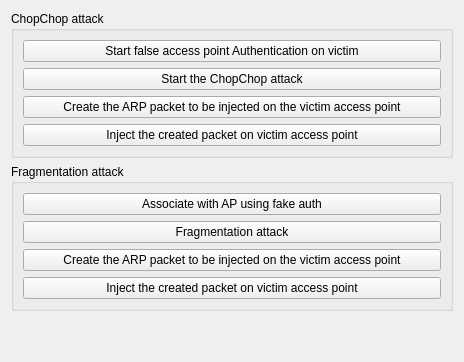
          <widget class="QWidget" name="page2">
           <property name="geometry">
            <rect>
             <x>0</x>
             <y>0</y>
             <width>464</width>
             <height>362</height>
            </rect>
           </property>
           <attribute name="label">
            <string>WEP Attacks (no-client)</string>
           </attribute>
           <layout class="QGridLayout">
            <item row="3" column="0">
             <spacer name="spacer22_2_2">
              <property name="orientation">
               <enum>Qt::Vertical</enum>
              </property>
              <property name="sizeType">
               <enum>QSizePolicy::Expanding</enum>
              </property>
              <property name="sizeHint" stdset="0">
               <size>
                <width>41</width>
                <height>20</height>
               </size>
              </property>
             </spacer>
            </item>
            <item row="2" column="0">
             <widget class="QGroupBox" name="buttonGroup1_2_3">
              <property name="title">
               <string>Fragmentation attack</string>
              </property>
              <layout class="QVBoxLayout">
               <item>
                <widget class="QPushButton" name="button_wep_assoc_fake_auth_frag">
                 <property name="text">
                  <string>Associate with AP using fake auth</string>
                 </property>
                </widget>
               </item>
               <item>
                <widget class="QPushButton" name="button_wep_start_frag">
                 <property name="text">
                  <string>Fragmentation attack</string>
                 </property>
                </widget>
               </item>
               <item>
                <widget class="QPushButton" name="button_wep_create_arp_frag">
                 <property name="text">
                  <string>Create the ARP packet to be injected on the victim access point</string>
                 </property>
                </widget>
               </item>
               <item>
                <widget class="QPushButton" name="button_wep_arp_inj_frag">
                 <property name="text">
                  <string>Inject the created packet on victim access point</string>
                 </property>
                </widget>
               </item>
              </layout>
             </widget>
            </item>
            <item row="1" column="0">
             <widget class="QGroupBox" name="buttonGroup1_3">
              <property name="title">
               <string>ChopChop attack</string>
              </property>
              <layout class="QVBoxLayout">
               <item>
                <widget class="QPushButton" name="button_wep_fake_auth_chop">
                 <property name="text">
                  <string>Start false access point Authentication on victim</string>
                 </property>
                </widget>
               </item>
               <item>
                <widget class="QPushButton" name="button_wep_start_chop">
                 <property name="text">
                  <string>Start the ChopChop attack</string>
                 </property>
                </widget>
               </item>
               <item>
                <widget class="QPushButton" name="button_wep_create_arp_chop">
                 <property name="text">
                  <string>Create the ARP packet to be injected on the victim access point</string>
                 </property>
                </widget>
               </item>
               <item>
                <widget class="QPushButton" name="button_wep_arp_inj_chop">
                 <property name="text">
                  <string>Inject the created packet on victim access point</string>
                 </property>
                </widget>
               </item>
              </layout>
             </widget>
            </item>
           </layout>
          </widget>
